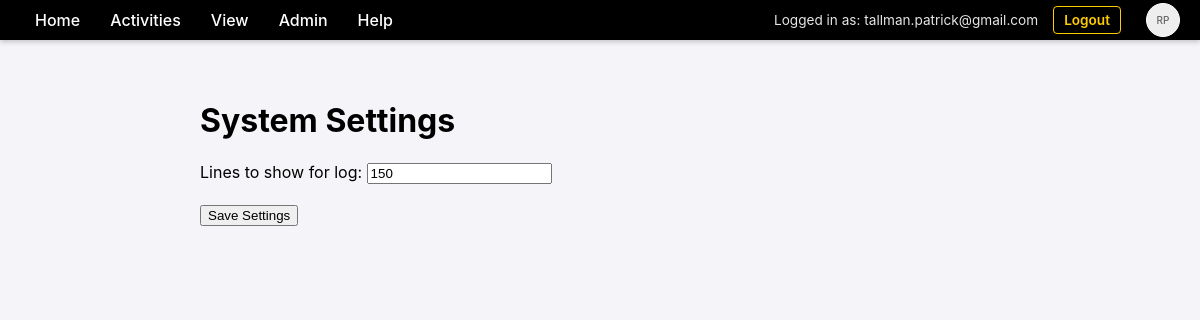
Before: /settings/system (signed in) with the older database file.
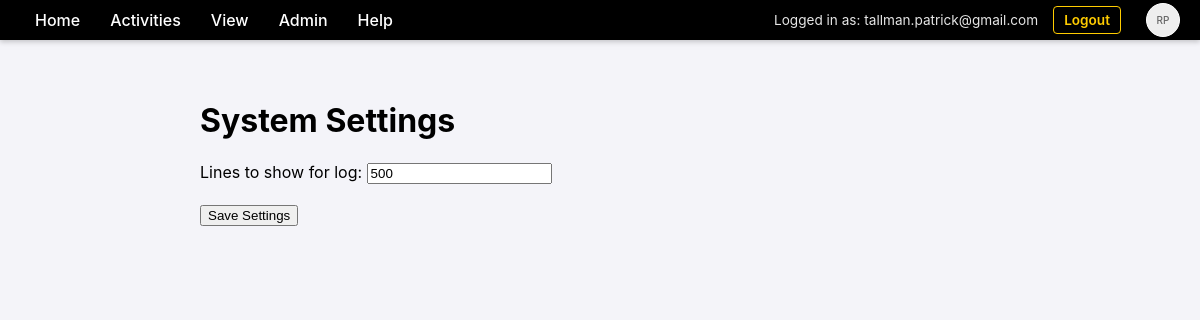
After: the same page with the newer database file.
### database.py (models this page shows)
class SystemSetting(Base):
    __tablename__ = "system_settings"
    name = Column(String, primary_key=True, index=True)
    value = Column(String)

### main.py (the view)
@app.get("/settings/system", response_class=HTMLResponse, tags=[PageType.SETTINGS])
async def system_settings_page(
    request: Request,
    accept_language: str = Header(None),
    user: User = Depends(check_page_permission),
    db: Session = Depends(get_db),
):
    t = get_text(accept_language)
    line_count = get_system_setting(db, "log_lines", "100")
    logger.info(f"System settings page accessed by {user.email}.")
    return templates.TemplateResponse(
        request, "system_settings.html", {"t": t, "line_count": line_count, "user": user}
    )

### templates/system_settings.html (shortened to what this page needs)
{% extends "base.html" %}
{% block content %}
    <h1>{{ t.heading_system_settings }}</h1>
    <div style="margin-bottom: 30px;">
        <form action="/settings/system" method="post">
            <label for="log_lines">{{ t.label_log_lines }}</label>
            <input type="number" id="log_lines" name="log_lines" value="{{ line_count }}">
            <br><br>
            <button type="submit">{{ t.btn_save }}</button>
        </form>
    </div>
{% endblock %}

Changed rows visible on the page:
changed SystemSetting: log_lines "150" → "500"
